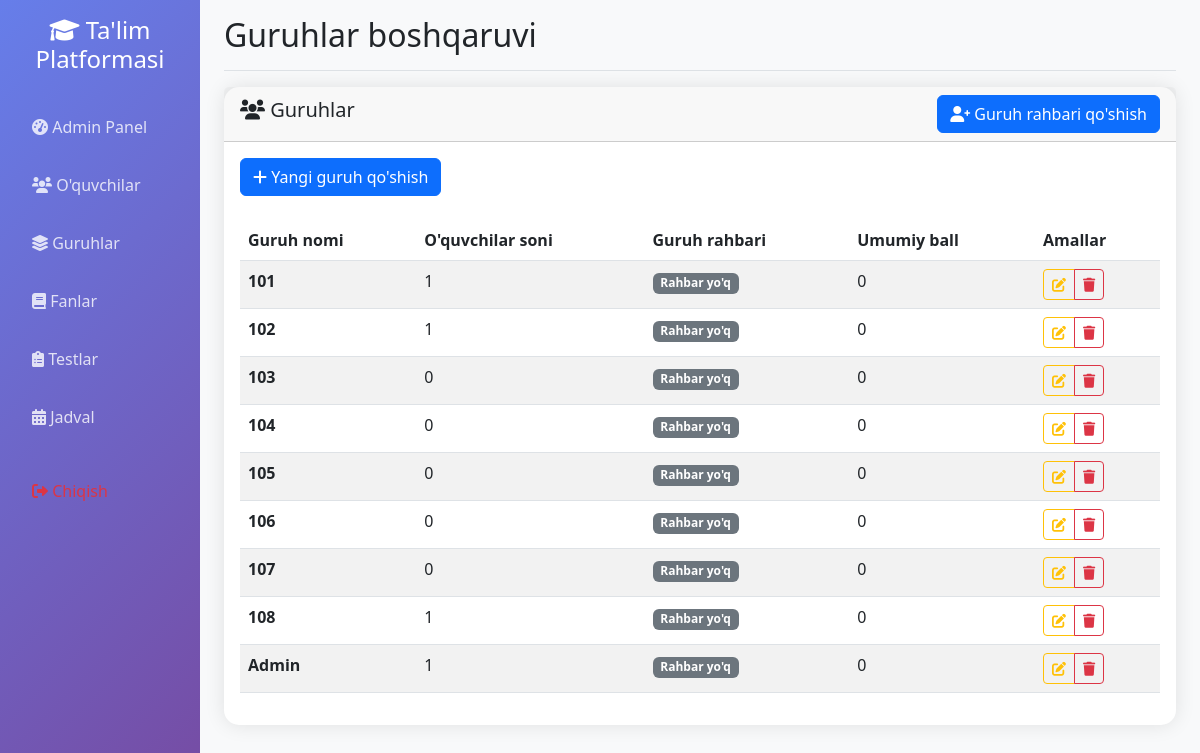
/admin/groups (signed in), run on the app's committed database.
### app.py (models this page shows)
class Group(db.Model):
    id = db.Column(db.Integer, primary_key=True)
    name = db.Column(db.String(50), unique=True, nullable=False)
    description = db.Column(db.Text)
    total_score = db.Column(db.Integer, default=0)
    leader = db.relationship('User', backref=db.backref('led_group', overlaps="students"), foreign_keys=[User.group_id], uselist=False, overlaps="group,students")
    schedules = db.relationship('Schedule', backref='group', lazy=True)

### app.py (the view)
@app.route('/admin/groups')
def admin_groups():
    if not session.get('logged_in', False) or not session.get('is_admin', False):
        return redirect(url_for('login'))
    groups = Group.query.all()
    return render_template('admin_groups.html', groups=groups)

### app.py (called while the page is built, shortened)
@app.context_processor
def inject_user():
    class CurrentUser:
        def __init__(self):
            self.is_authenticated = session.get('logged_in', False)
            self.is_admin = session.get('is_admin', False)
            self.is_group_leader = session.get('is_group_leader', False)
            self.username = session.get('username', '')
            self.id = session.get('user_id', None)
    return dict(current_user=CurrentUser())

### templates/admin_groups.html (shortened to what this page needs)
{% extends "base.html" %}
{% block page_title %}Guruhlar boshqaruvi{% endblock %}
{% block content %}
<div class="row">
    <div class="col-12">
        <div class="card">
            <div class="card-header d-flex justify-content-between align-items-center">
                <h5><i class="fas fa-users"></i> Guruhlar</h5>
                <button class="btn btn-primary" data-bs-toggle="modal" data-bs-target="#addGroupLeaderModal">
                    <i class="fas fa-user-plus"></i> Guruh rahbari qo'shish
                </button>
            </div>
            <div class="card-body">
                <div class="row mb-4">
                    <div class="col-12">
                        <button class="btn btn-primary" type="button" data-bs-toggle="collapse" data-bs-target="#addGroupForm">
                            <i class="fas fa-plus"></i> Yangi guruh qo'shish
                        </button>
                    </div>
                </div>
                {% if groups %}
                <div class="table-responsive">
                    <table class="table table-striped">
                        <thead>
                            <tr>
                                <th>Guruh nomi</th>
                                <th>O'quvchilar soni</th>
                                <th>Guruh rahbari</th>
                                <th>Umumiy ball</th>
                                <th>Amallar</th>
                            </tr>
                        </thead>
                        <tbody>
                            {% for group in groups %}
                            {% set group_leader = group.students|selectattr('is_group_leader')|first %}
                            <tr>
                                <td><strong>{{ group.name }}</strong></td>
                                <td>{{ group.students|selectattr('is_group_leader', 'equalto', false)|list|length }}</td>
                                <td>
                                    {% if group_leader %}
                                        <span class="badge bg-primary">
                                            {{ group_leader.first_name }} {{ group_leader.last_name }}
                                        </span>
                                    {% else %}
                                        <span class="badge bg-secondary">Rahbar yo'q</span>
                                    {% endif %}
                                </td>
                                <td>{{ group.total_score }}</td>
                                <td>
                                    <div class="btn-group btn-group-sm">
                                        <a href="{{ url_for('admin_edit_group', group_id=group.id) }}" class="btn btn-outline-warning">
                                            <i class="fas fa-edit"></i>
                                        </a>
                                        <a href="{{ url_for('admin_delete_group', group_id=group.id) }}" class="btn btn-outline-danger" onclick="return confirm('Rostdan ham ushbu guruhni o\'chirmoqchimisiz?')">
                                            <i class="fas fa-trash"></i>
                                        </a>
                                    </div>
                                </td>
                            </tr>
                            {% endfor %}
                        </tbody>
                    </table>
                {% else %}
                <div class="text-center py-5">
                    <i class="fas fa-layer-group fa-4x text-muted mb-3"></i>
                    <h4 class="text-muted">Guruhlar mavjud emas</h4>
                    <p class="text-muted">Yangi guruh qo'shing</p>
                </div>
                {% endif %}
            </div>
        </div>
    </div>
</div>
{% endblock %}

### templates/base.html (style rules this page uses)
.card { border: none; border-radius: 15px; box-shadow: 0 0 20px rgba(0,0,0,0.1); transition: transform 0.3s; }

### data on the page
Group: name "101", students|selectattr "1", total_score "0"
Group: name "102", students|selectattr "1", total_score "0"
Group: name "103", students|selectattr "0", total_score "0"
Group: name "104", students|selectattr "0", total_score "0"
Group: name "105", students|selectattr "0", total_score "0"
Group: name "106", students|selectattr "0", total_score "0"
Group: name "107", students|selectattr "0", total_score "0"
Group: name "108", students|selectattr "1", total_score "0"
Group: name "Admin", students|selectattr "1", total_score "0"
